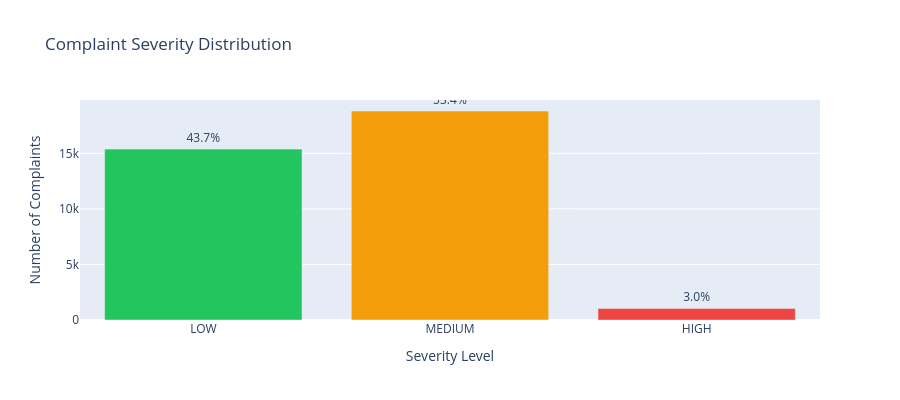

Notebook code cell kept with this figure:
### Code cell
color_map = {"LOW": "#22c55e", "MEDIUM": "#f59e0b", "HIGH": "#ef4444"}

fig = px.bar(
    dist,
    x="severity",
    y="count",
    color="severity",
    color_discrete_map=color_map,
    text="pct",
    title="Complaint Severity Distribution",
    labels={"count": "Number of Complaints", "severity": "Severity Level"},
)
fig.update_traces(texttemplate="%{text:.1f}%", textposition="outside")
fig.update_layout(showlegend=False, height=400)
fig.show()

# Check imbalance
max_pct = dist["pct"].max()
min_pct = dist["pct"].min()
ratio = max_pct / min_pct
print(f"\nClass imbalance ratio (max/min): {ratio:.2f}")
if ratio > 5:
    print("WARNING: Severe class imbalance detected. Consider SMOTE or class_weight='balanced'.")
else:
    print("Imbalance is manageable — no resampling required.")

### Figure 1 — Plotly figure (JSON) as saved in the notebook; plotly's stock layout.template omitted (floating-point values rounded to 4 significant figures)
{"data": [{"hovertemplate": "Severity Level=%{x}<br>Number of Complaints=%{y}<br>pct=%{text}<extra></extra>", "legendgroup": "LOW", "marker": {"color": "#22c55e", "pattern": {"shape": ""}}, "name": "LOW", "orientation": "v", "showlegend": true, "text": [43.7], "textposition": "outside", "texttemplate": "%{text:.1f}%", "type": "bar", "x": ["LOW"], "xaxis": "x", "y": [15377], "yaxis": "y"}, {"hovertemplate": "Severity Level=%{x}<br>Number of Complaints=%{y}<br>pct=%{text}<extra></extra>", "legendgroup": "MEDIUM", "marker": {"color": "#f59e0b", "pattern": {"shape": ""}}, "name": "MEDIUM", "orientation": "v", "showlegend": true, "text": [53.4], "textposition": "outside", "texttemplate": "%{text:.1f}%", "type": "bar", "x": ["MEDIUM"], "xaxis": "x", "y": [18807], "yaxis": "y"}, {"hovertemplate": "Severity Level=%{x}<br>Number of Complaints=%{y}<br>pct=%{text}<extra></extra>", "legendgroup": "HIGH", "marker": {"color": "#ef4444", "pattern": {"shape": ""}}, "name": "HIGH", "orientation": "v", "showlegend": true, "text": [3.0], "textposition": "outside", "texttemplate": "%{text:.1f}%", "type": "bar", "x": ["HIGH"], "xaxis": "x", "y": [1042], "yaxis": "y"}], "layout": {"barmode": "relative", "height": 400, "legend": {"title": {"text": "Severity Level"}, "tracegroupgap": 0}, "showlegend": false, "title": {"text": "Complaint Severity Distribution"}, "xaxis": {"anchor": "y", "categoryarray": ["LOW", "MEDIUM", "HIGH"], "categoryorder": "array", "domain": [0, 1], "title": {"text": "Severity Level"}}, "yaxis": {"anchor": "x", "domain": [0, 1], "title": {"text": "Number of Complaints"}}}}
